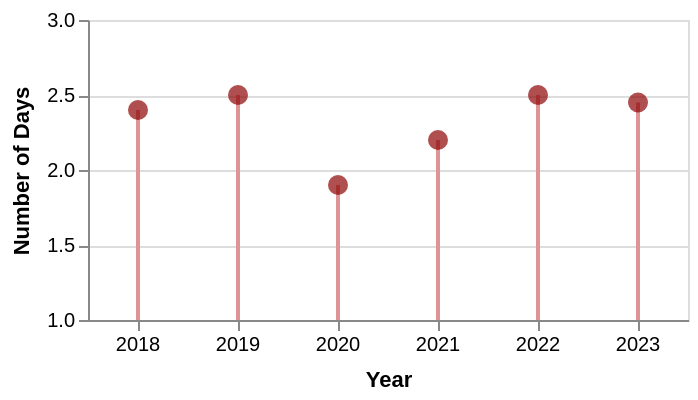

Here is the Vega-Lite specification saved for this chart:
### Vega-Lite specification from a JSON file in a GitHub repository (floating-point values rounded to 4 significant figures)
{"$schema": "https://vega.github.io/schema/vega-lite/v5.json", "description": "Lollipop chart showing days data for each year", "data": {"values": [{"year": 2018, "days": 2.4}, {"year": 2019, "days": 2.5}, {"year": 2020, "days": 1.9}, {"year": 2021, "days": 2.2}, {"year": 2022, "days": 2.5}, {"year": 2023, "days": 2.45}]}, "layer": [{"mark": {"type": "rule", "strokeWidth": 2, "color": "#de9494"}, "encoding": {"x": {"field": "year", "type": "ordinal"}, "y": {"field": "days", "type": "quantitative", "scale": {"domain": [1, 3], "nice": false, "tickCount": 5}}, "tooltip": [{"field": "year", "type": "ordinal", "title": "Year"}, {"field": "days", "type": "quantitative", "title": "Number of Days"}]}}, {"mark": {"type": "circle", "filled": true, "size": 100, "color": "#8d0404"}, "encoding": {"x": {"field": "year", "type": "ordinal"}, "y": {"field": "days", "type": "quantitative"}, "tooltip": [{"field": "year", "type": "ordinal", "title": "Year"}, {"field": "days", "type": "quantitative", "title": "Number of Days"}]}}], "encoding": {"x": {"field": "year", "type": "ordinal", "axis": {"title": "Year", "labelAngle": 0, "titlePadding": 7}}, "y": {"field": "days", "type": "quantitative", "axis": {"title": "Number of Days", "titlePadding": 7}}}, "width": 300, "height": 150}
